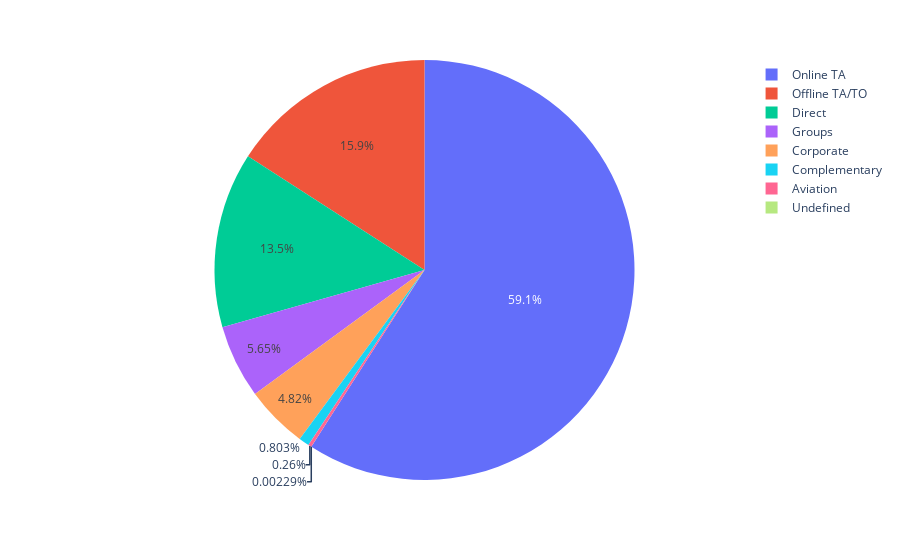

The cell this chart's notebook holds for it:
### Code cell
fig.show()

### Figure 1 — Plotly figure (JSON) as saved in the notebook; plotly's stock layout.template omitted (floating-point values rounded to 4 significant figures)
{"data": [{"domain": {"x": [0, 1], "y": [0, 1]}, "hovertemplate": "label=%{label}<br>value=%{value}<extra></extra>", "labels": ["Online TA", "Offline TA/TO", "Direct", "Groups", "Corporate", "Complementary", "Aviation", "Undefined"], "legendgroup": "", "name": "", "showlegend": true, "type": "pie", "values": [51618, 13889, 11804, 4942, 4212, 702, 227, 2]}], "layout": {"legend": {"tracegroupgap": 0}, "margin": {"t": 60}}}
